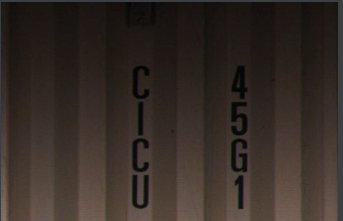
#> input picture 练习/img_2.png, 343 x 221 px
$ python '练习42_图像增强（提速版）.py'
#> lines starting #> are read from the running program, lines starting #| are printed output that depends on the picture
# -*- 练习 -*-
"""
功能：
作者：fenghuohuo
日期：2021年11月29日
"""
import cv2
import numpy as np

def contrast_enhancement(img):
    height = int(img.shape[0])
#> height = 221
    width = int(img.shape[1])
#> width = 343

    flat_gray = img.reshape(width * height).tolist()
#> flat_gray = 75803 items
    A = min(flat_gray)  # 最大灰度值
#> A = 2
    B = max(flat_gray)  # 最小灰度值
#> B = 117

    img = np.uint8(255 / (B - A) * (img - A) + 0.5)
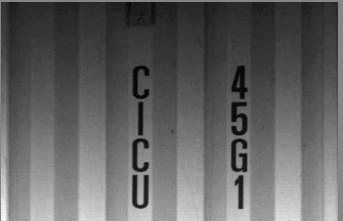
#> img: shape (221, 343); min 0, max 255, mean 96.8
    return img

img = cv2.imread("img_2.png", 0)
img_enhan = contrast_enhancement(img)
cv2.imshow("img_enhan", img_enhan)              # 这里输出的可能是一个数组而不是一张图片的格式，需要调试查看问题所在
cv2.waitKey(0)
cv2.destroyAllWindows()

$ run again, with 练习/img_1.png copied over 练习/img_2.png
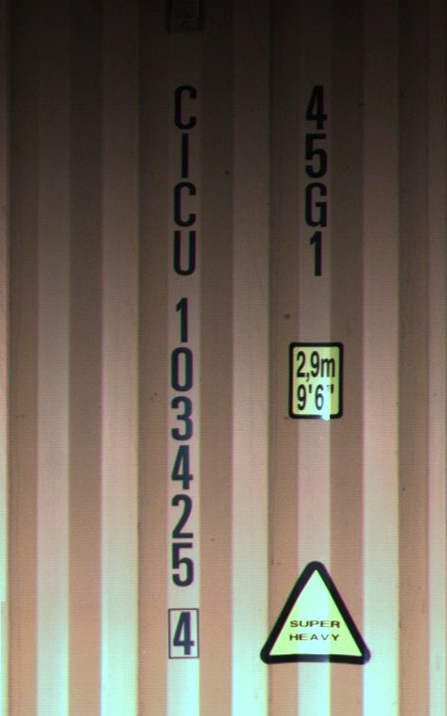
#> input picture 练习/img_1.png, 447 x 716 px
#> `img = cv2.imread("img_2.png", 0)`:
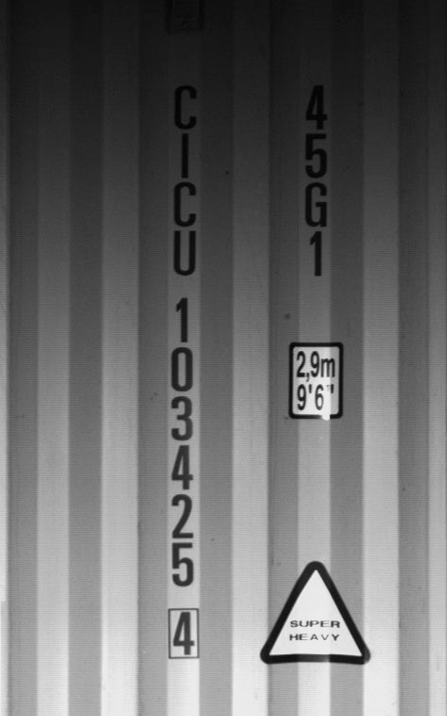
#> img: shape (716, 447); min 0, max 240, mean 104.9
#> flat_gray = 320052 items
#> A = 0
#> B = 240

$ run again, with 练习/img_3.png copied over 练习/img_2.png
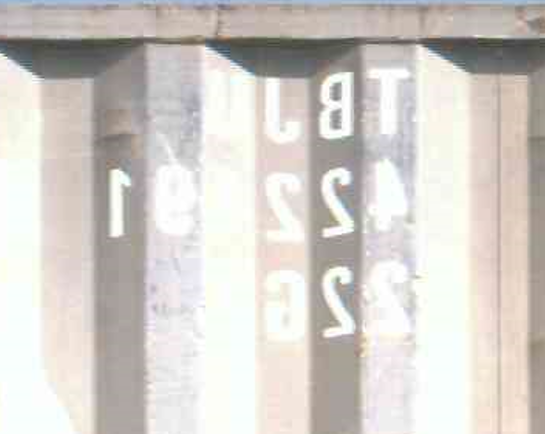
#> input picture 练习/img_3.png, 545 x 434 px
#> flat_gray = 236530 items
#> A = 58
#> B = 255
#> in contrast_enhancement, `img = np.uint8(255 / (B - A) * (img - A) + 0.5)`:
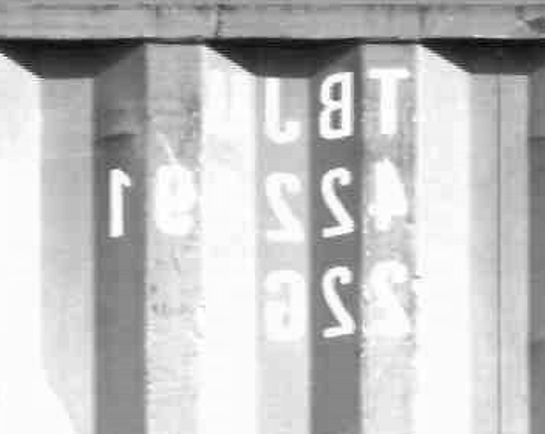
#> img: shape (434, 545); min 0, max 255, mean 193.8
